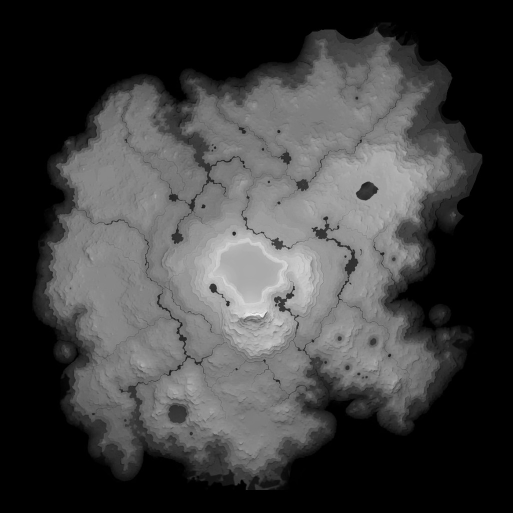
#> input picture Assets/_Project/World/Terrain/Genesis_Heightmap_Unity.png, 1025 x 1025 px, given in place of Io_Plan_Heightmap.png, which was not available (shown at 1/2 size)
$ python _gen_io_plan_unity_heightmap.py
#> lines starting #> are read from the running program, lines starting #| are printed output that depends on the picture; after the words box and inside, x2 and y2 are one past the last pixel; in counts of white or black regions, pixels touching at a corner belong together; pictures that were not available may be replaced by others from this repository, and a replacement may not be noted
"""Generate smooth Unity-ready Io plan elevation heightmap (2048^2).

Art shaded-relief heightmap is NOT overwritten.
Normalized 0..1 maps to Unity Terrain Height (primary: 100).
Peaks ~0.25–0.40 → ~25–40 world units at Height=100.
"""
from __future__ import annotations

import subprocess
import sys
from pathlib import Path

import numpy as np
from PIL import Image

SRC_HM = Path(r"A:\Survival Pioneer\Assets\_Project\World\WorldMap\Io_Plan_Heightmap.png")
SRC_BIOME = Path(r"A:\Survival Pioneer\Assets\_Project\World\WorldMap\Io_Plan_BiomeMap_TopDown.png")
OUT_DIR = Path(r"A:\Survival Pioneer\Assets\_Project\World\Terrain")
OUT_PNG = OUT_DIR / "Io_Plan_Heightmap_Unity.png"
OUT_RAW = OUT_DIR / "Io_Plan_Heightmap_Unity.raw"
OUT_PREVIEW = OUT_DIR / "Io_Plan_Heightmap_Unity_Preview8.png"
SIZE = 2048


def ensure_scipy():
    try:
        from scipy.ndimage import distance_transform_edt, gaussian_filter  # noqa: F401
    except ImportError:
        subprocess.check_call([sys.executable, "-m", "pip", "install", "scipy", "-q"])


def main() -> None:
    ensure_scipy()
    from scipy.ndimage import (
        binary_dilation,
        distance_transform_edt,
        gaussian_filter,
        grey_closing,
        grey_opening,
    )

    OUT_DIR.mkdir(parents=True, exist_ok=True)

    hm = np.array(Image.open(SRC_HM), dtype=np.float32)
    biome = np.array(Image.open(SRC_BIOME).convert("RGB"), dtype=np.float32)
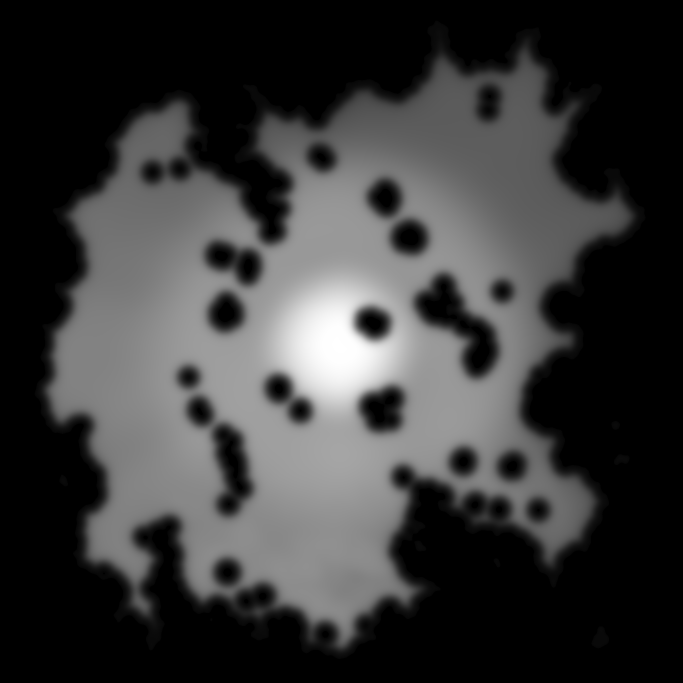
#> input picture Assets/_Project/World/Terrain/Io_Plan_Heightmap_Unity.png, 2048 x 2048 px, given in place of Io_Plan_BiomeMap_TopDown.png, which was not available (shown at 1/3 size)
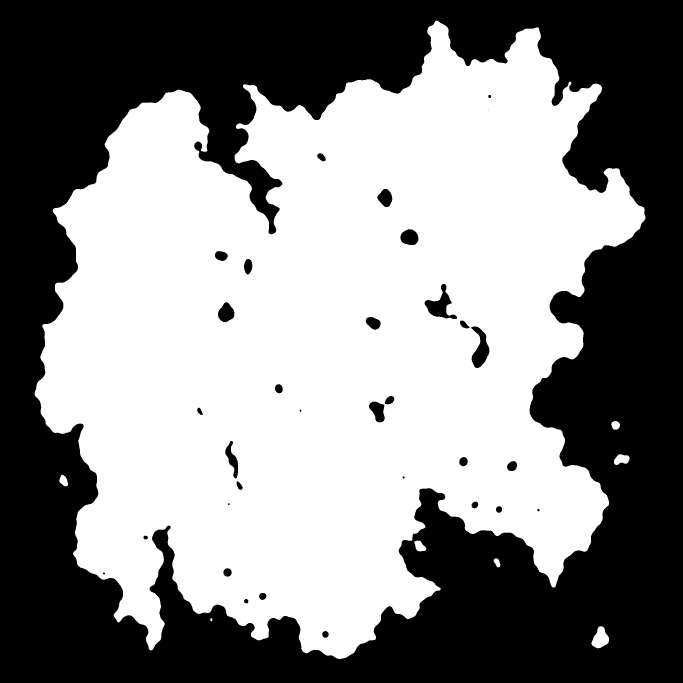
#> biome: shape (2048, 2048, 3) float32 (shown at 1/3 size); 53.7% white; 33 black regions (1 under 20 px), largest, box (x1, y1, x2, y2) and area: (0, 0, 2048, 2048) 1915705, (1274, 852, 1371, 957) 4077, (1413, 979, 1468, 1104) 3687
    h, w = hm.shape
#> h = 1025; w = 1025

    land = hm > 6.0
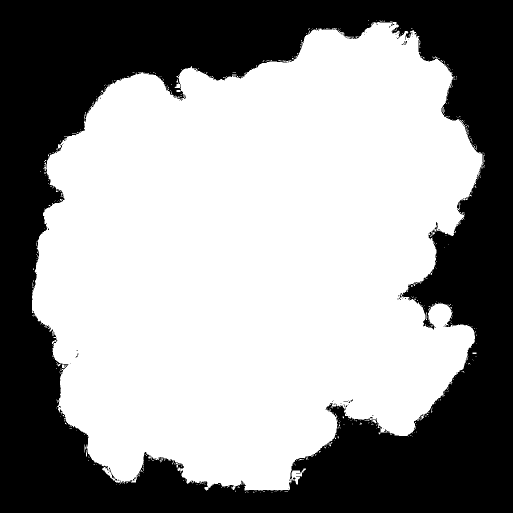
#> land: shape (1025, 1025) bool (shown at 1/2 size); 59.4% white; 84 black regions (81 under 20 px), largest, box (x1, y1, x2, y2) and area: (0, 0, 1025, 1025) 425871, (803, 82, 814, 90) 29, (223, 945, 230, 957) 28
    ocean = ~land
    dist = distance_transform_edt(land).astype(np.float32)
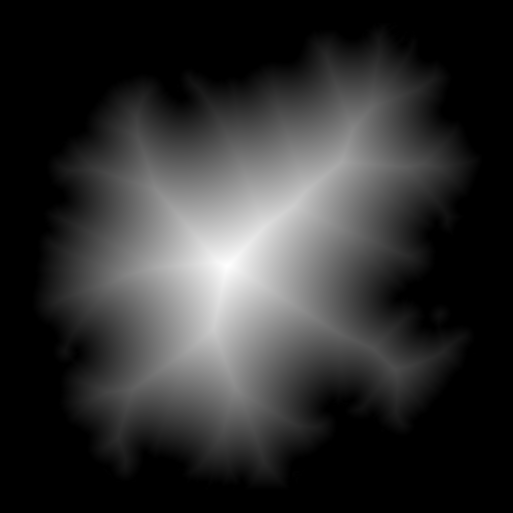
#> dist: shape (1025, 1025) float32 (shown at 1/2 size); min 0, max 343.3, mean 64.7; drawn with min black and max white

    yy, xx = np.mgrid[0:h, 0:w].astype(np.float32)
    cx, cy = (w - 1) * 0.5, (h - 1) * 0.5
#> cx = 512; cy = 512
    r = np.sqrt(((xx - cx) / cx) ** 2 + ((yy - cy) / cy) ** 2)

    r_ch, g_ch, b_ch = biome[:, :, 0], biome[:, :, 1], biome[:, :, 2]
    value = (r_ch + g_ch + b_ch) / 3.0
    chroma = np.maximum(np.maximum(r_ch, g_ch), b_ch) - np.minimum(
        np.minimum(r_ch, g_ch), b_ch
    )
#> chroma: shape (2048, 2048) float32; every value is 0
    label = ((value > 210) & (chroma > 25)) | ((chroma > 55) & (value > 160))
#> label: shape (2048, 2048) bool; every value is 0
    label = binary_dilation(label, iterations=3)
#> (the run stopped early here; a loop or call above may not have finished)
